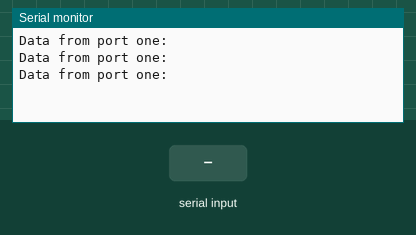
A sketch run on a simulated Arduino Uno, built with avr-gcc and run on an emulated ATmega328P. Parts: the last lines printed to the serial monitor. The test bench sets the inputs (shaded band).

Above: at 2.8 s.
2.9 s: "1" received over the second serial link
At 3.8 s:
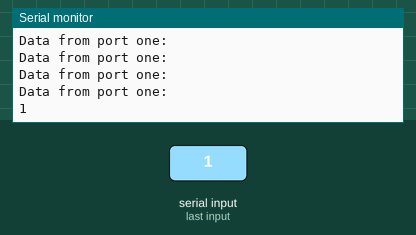
4.5 s: "0" received over the second serial link
At 5.8 s:
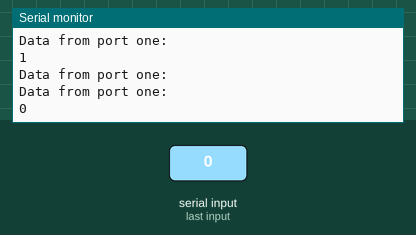
6.0 s: "2" received over the second serial link
At 6.8 s:
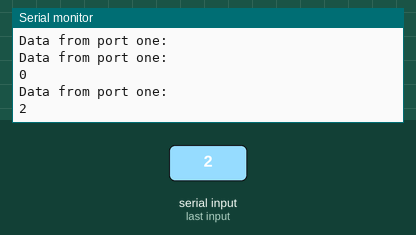

The sketch:

Bluethooth.ino
```cpp
#include <SoftwareSerial.h>
// software serial #1: TX = digital pin 10, RX = digital pin 11
SoftwareSerial portOne(10,11);

char incomingByte = 0;
String bericht;

void setup() {
Serial.begin(38400); // Start each software serial port
  portOne.begin(38400);
}

void loop()
{
     // By default, the last intialized port is listening.
  // when you want to listen on a port, explicitly select it:
  portOne.listen();
  Serial.println("Data from port one:");
  // while there is data coming in, read it
  // and send to the hardware serial port:
  while (portOne.available() > 0) {
    char inByte = portOne.read();
    Serial.write(inByte);
  }

  // blank line to separate data from the two ports:
  Serial.println();
  delay(1000);

}
```

Measured:
- after the input at 2.9 s, the serial monitor: prints a new line after 0.11 s (image 1)
- after the input at 4.5 s, the serial monitor: prints a new line after 0.51 s (image 2)
- after the input at 6.0 s, the serial monitor: prints a new line at once (image 3)
